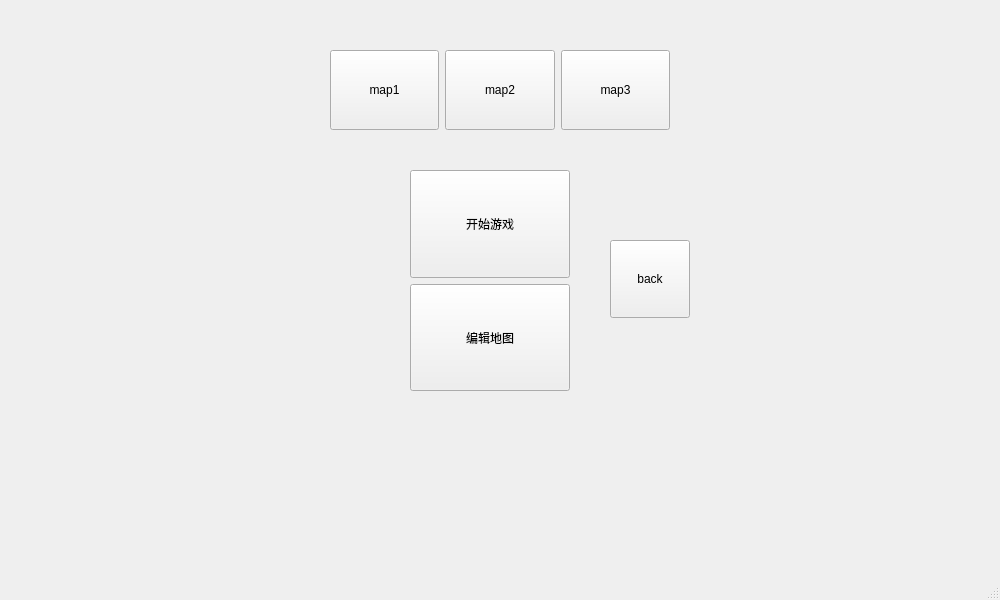
<?xml version="1.0" encoding="UTF-8"?>
<ui version="4.0">
 <class>StartMenu</class>
 <widget class="QMainWindow" name="StartMenu">
  <property name="geometry">
   <rect>
    <x>0</x>
    <y>0</y>
    <width>1000</width>
    <height>600</height>
   </rect>
  </property>
  <property name="sizePolicy">
   <sizepolicy hsizetype="Fixed" vsizetype="Fixed">
    <horstretch>0</horstretch>
    <verstretch>0</verstretch>
   </sizepolicy>
  </property>
  <property name="minimumSize">
   <size>
    <width>0</width>
    <height>0</height>
   </size>
  </property>
  <property name="maximumSize">
   <size>
    <width>16777215</width>
    <height>16777215</height>
   </size>
  </property>
  <property name="windowTitle">
   <string>MainWindow</string>
  </property>
  <widget class="QWidget" name="centralwidget">
   <widget class="QWidget" name="verticalLayoutWidget">
    <property name="geometry">
     <rect>
      <x>410</x>
      <y>170</y>
      <width>160</width>
      <height>221</height>
     </rect>
    </property>
    <layout class="QVBoxLayout" name="verticalLayout">
     <item>
      <widget class="QPushButton" name="startButton">
       <property name="sizePolicy">
        <sizepolicy hsizetype="Minimum" vsizetype="Preferred">
         <horstretch>0</horstretch>
         <verstretch>0</verstretch>
        </sizepolicy>
       </property>
       <property name="text">
        <string>开始游戏</string>
       </property>
      </widget>
     </item>
     <item>
      <widget class="QPushButton" name="enterEditModeButton">
       <property name="sizePolicy">
        <sizepolicy hsizetype="Minimum" vsizetype="Preferred">
         <horstretch>0</horstretch>
         <verstretch>0</verstretch>
        </sizepolicy>
       </property>
       <property name="text">
        <string>编辑地图</string>
       </property>
      </widget>
     </item>
    </layout>
   </widget>
   <widget class="QWidget" name="horizontalLayoutWidget">
    <property name="geometry">
     <rect>
      <x>330</x>
      <y>50</y>
      <width>340</width>
      <height>80</height>
     </rect>
    </property>
    <layout class="QHBoxLayout" name="horizontalLayout">
     <item>
      <widget class="QPushButton" name="map1Button">
       <property name="sizePolicy">
        <sizepolicy hsizetype="Minimum" vsizetype="Preferred">
         <horstretch>0</horstretch>
         <verstretch>0</verstretch>
        </sizepolicy>
       </property>
       <property name="text">
        <string>map1</string>
       </property>
      </widget>
     </item>
     <item>
      <widget class="QPushButton" name="map2Button">
       <property name="sizePolicy">
        <sizepolicy hsizetype="Minimum" vsizetype="Preferred">
         <horstretch>0</horstretch>
         <verstretch>0</verstretch>
        </sizepolicy>
       </property>
       <property name="text">
        <string>map2</string>
       </property>
      </widget>
     </item>
     <item>
      <widget class="QPushButton" name="map3Button">
       <property name="sizePolicy">
        <sizepolicy hsizetype="Minimum" vsizetype="Preferred">
         <horstretch>0</horstretch>
         <verstretch>0</verstretch>
        </sizepolicy>
       </property>
       <property name="text">
        <string>map3</string>
       </property>
      </widget>
     </item>
    </layout>
   </widget>
   <widget class="QPushButton" name="backToMenuButton">
    <property name="geometry">
     <rect>
      <x>610</x>
      <y>240</y>
      <width>80</width>
      <height>78</height>
     </rect>
    </property>
    <property name="sizePolicy">
     <sizepolicy hsizetype="Minimum" vsizetype="Minimum">
      <horstretch>0</horstretch>
      <verstretch>0</verstretch>
     </sizepolicy>
    </property>
    <property name="text">
     <string>back</string>
    </property>
   </widget>
  </widget>
  <widget class="QMenuBar" name="menubar">
   <property name="geometry">
    <rect>
     <x>0</x>
     <y>0</y>
     <width>1000</width>
     <height>21</height>
    </rect>
   </property>
  </widget>
  <widget class="QStatusBar" name="statusbar"/>
 </widget>
 <resources/>
 <connections/>
</ui>
